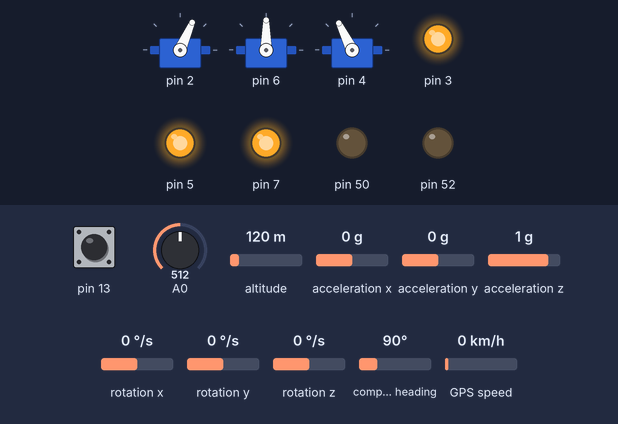
A sketch run on a simulated Arduino Mega 2560, built with avr-gcc and run on an emulated ATmega2560. Shown: 3 × servo, output pins drawn as LEDs (lit = HIGH). The test bench sets the inputs (shaded band); at power-on: rotation z 0 °/s, A0 = 512, altitude 120 m, pin 13 HIGH, acceleration x 0 g, acceleration y 0 g, acceleration z 1 g, rotation x 0 °/s, rotation y 0 °/s, compass heading 90°, GPS speed 0 km/h. The GPS gets a fix after 3 s at 37.7749, -122.4194 with 8 satellites; what the sketch prints to the serial monitor is not drawn.

Above: at 13.3 s.
13.4 s: rotation z set to -192 °/s
At 14.22 s:
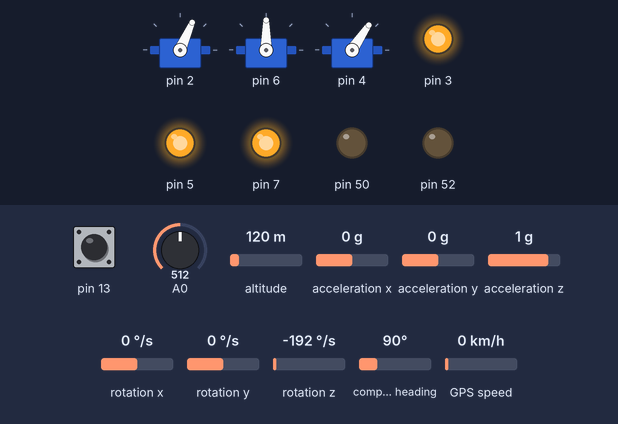
At 15.25 s:
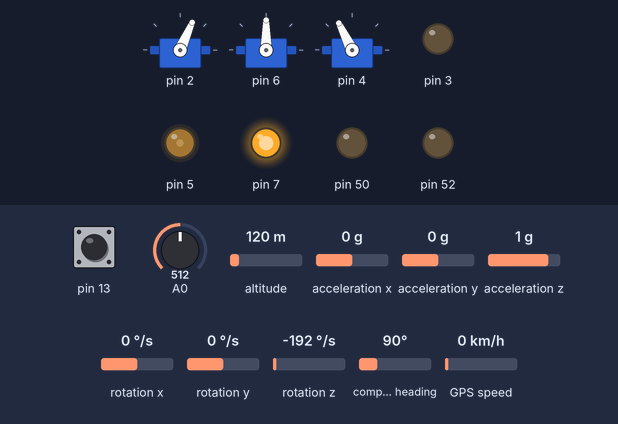
16.9 s: A0 set to 30
At 17.65 s:
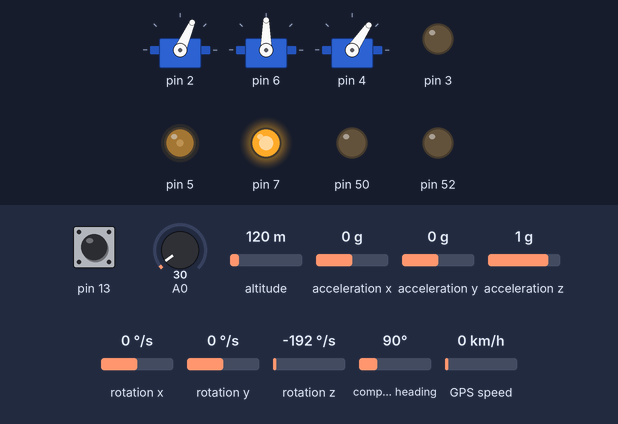
20.9 s: altitude set to 20 m
Timing chart, 0 to 40.5 s (numbered marks = the images above; inputs shaded):
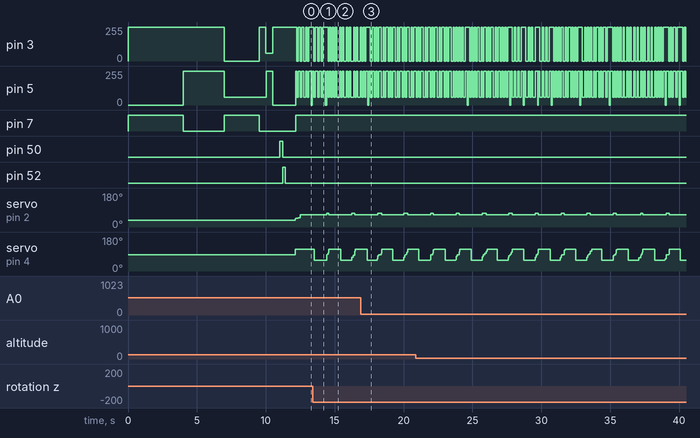

Measured:
- after the input at 13.4 s, servo on pin 2: alternates 73° for 0.20 s and 66° for 1.6 s, starting after 1.0 s; servo on pin 4: ramps from 56° to 116° and jumps back, once every 1.9 s
- by itself, pin 7: alternates HIGH for 2.5 s and LOW for 2.8 s

The sketch:

UAVRC_MEGA.ino
```cpp
//
// @author : Konstantinos L. Papageorgiou - 2022 - kp at rei.gr
// @repo: https://github.com/meltoner/NEM_UAVRC_MEGA
//
// # NEM UAVRC MEGA
//
// NEM Unmanned Vehicle Remote Controlled software on Arduino Mega 2550 pro
//

#include "Context.h"
#include "Invoker.h"

#include "Mag.h"
#include "Gps.h"
#include "Mpu.h"
#include "Steer.h"
#include "hook.h"
#include "Throttle.h"
#include "Remote.h"
#include "Telemetry.h"
#include "Home.h"
#include "RGB.h"
#include "Battery.h"
#include "Relay.h"

Context context(0);
Invoker invoker(0);

Mag mag(0);
Gps gps(0);
Mpu mpu(0);

Throttle throttle(2);
Steer steer(4);
Hook hook(6);

Remote remote(0);
Telemetry telemetry(0);

Home home(0);
RGB rgb(0);
Battery battery(0);

Relay relayA(50, 0);
Relay relayB(52, 1);

//-----------------------------------------

void setup() {
  context.setup();
  rgb.setup(context);
  throttle.setup(context);      rgb.apply_color(1); // green
  delay(3000);                  rgb.apply_color(2); // blue

  mpu.setup(context);           rgb.apply_color(3);  delay(500); // yellow
  mag.setup(context);           rgb.apply_color(4);  delay(500);
  hook.setup(context);
  gps.setup(context);           rgb.apply_color(5);  delay(500);
  steer.setup(context);
  battery.setup(context);
  home.setup(context);          rgb.apply_color(6);  delay(500);
  invoker.setup(context);
  relayA.setup(context);
  relayB.setup(context);        context.color = 3;  delay(500);
  remote.setup(context);
  telemetry.setup(context);

}

//-----------------------------------------

void apply_interval_0(){
  mag.apply();
  telemetry.apply();
  mpu.apply();
}

void apply_interval_1(){
  remote.apply();
  steer.apply();
  throttle.apply();
}

void apply_interval_2(){
  gps.apply();
  telemetry.run();
  home.apply();
  rgb.apply();
  telemetry.run();
  relayA.apply();
  relayB.apply();
}

void apply_interval_3(){
  context.apply();
  hook.apply();
}

void apply_interval_4(){
  relayA.toggle();
}

void apply_interval_5(){
  battery.apply();
}

void apply_interval_6(){
  if(context.toHomeActive)
    mag.updateMagOffset();

  gps.testStationary();
}

void apply_interval_7(){
  home.bursts();
}


//-----------------------------------------

void run_invoker(int i){
    switch(i){
      case 0: apply_interval_0(); break;
      case 1: apply_interval_1(); break;
      case 2: apply_interval_2(); break;
      case 3: apply_interval_3(); break;
      case 4: apply_interval_4(); break;
      case 5: apply_interval_5(); break;
      case 6: apply_interval_6();break;
      case 7: apply_interval_7();break;
      case 100: break;
    }
}

//-----------------------------------------

void loop(){
  mpu.update();
  telemetry.run();
  int actionIndex = invoker.apply();
  while(actionIndex != 100){
    run_invoker(actionIndex);
    telemetry.run();
    actionIndex = invoker.apply();
  }
}
```

Battery.cpp
```cpp
/*
  Battery.h - Library for warping the functions controlling the Battery power levels
  Author - Konstantinos Papageorgiou kp at rei.gr 2022
*/

#include "Arduino.h"
#include "Battery.h"
#include "Context.h"

Battery::Battery(byte pin){}

void Battery::setup(Context &_context){
  context = &_context;
  measureVoltage();


  apply();
}

float Battery::measureVoltage(){
  context->voltage =  (analogRead(0) / 40.92);
  context->voltage = context->voltage * 0.735 ;
  return context->voltage;
}

void Battery::apply(){
  measureVoltage();
  // battery cell detection based on single cell min (3.54), max (4.2) multiples
  for(cells = 1;cells < 6;cells++){
    if((cells * minV) > context->voltage ){
      cells--;
      break;
    }
  }
  // derive how close we are to the min voltage based on the number of cell
  context->capacity = (byte)( ((context->voltage - (cells * minV)) / (context->voltage - (cells * maxV))) * 100 );
  context->isLowBattery = context->voltage < (cells * minV);
}


// testing at 7.4 volt power supply
//
// 1.1 watt at rest
// 4 wat wi servo activated
// 8.8 watt with lights only active
// 10 watt lights and servo
// 6-15 watt mottors only
// 26 watt - full throtle, lights and servo

// example to rectify the voltage using a power bench and linear regression.
// removed as for some reason this problem apeared only once, and the consequent day all readings were fine.
//

// on latest state we read 8.26v insted of 7.5v
// correlating readings with voltagemeter

  // 15 12.6
  // 12 10.75
  // 10 9.65
  // 8 8.5
  // 7.5 8.35
  // 7.3 8.4
  // 7.2 8.3
  // 7.1 8.20
  // 7   8.16
  // 6.9 8.13
  // 6.8 8.06
  // 6.7 8.01
  // 6.6 7.9- 8.11


// library(data.table)
// measurement <- data.table(
//   x = c( 8.5, 8.4, 8.3, 8.20, 8.16, 8.13, 8.06, 8.01, 7
//   y = c(  8,  7.3, 7.2, 7.1, 7, 6.9, 6.8, 6.7, 6.6)
// )
// fit <- lm(y~x, data = measurement)
// summary(fit)
//
// adapt <- function(x)
//  -9.9030 + x * 2.0734
//
// measurement[, Y := adapt(x)]
// x = sensor y = actual Y = predicted by the linear regression
//     x   y        Y
// 1: 8.50 8.0 7.720900
// 2: 8.40 7.3 7.513560
// 3: 8.30 7.2 7.306220
// 4: 8.20 7.1 7.098880
// 5: 8.16 7.0 7.015944
// 6: 8.13 6.9 6.953742
// 7: 8.06 6.8 6.808604
// 8: 8.01 6.7 6.704934
// 9: 7.90 6.6 6.476860

// context->voltage = -9.9030 + context->voltage * 2.0734;
```

Battery.h
```cpp
/*
  Battery.h - Library for warping the functions relevant to the Battery power levels
  Author - Konstantinos Papageorgiou kp at rei.gr 2022
*/

#ifndef Battery_h
#define Battery_h

#include "Arduino.h"
#include "Context.h"

class Battery{
  public:
    Battery(byte pin);
    void setup(Context &_context);
    void apply();
    float measureVoltage();
  private:

    byte cells = 1;
    float minV = 3.54;
    float maxV = 4.2;
    Context *context;
};

#endif

// cell min   max
// 1    3.54  4.2
// 2    7.08  8.4
// 3    10.62 12.6
// 4    14.16 16.8
// 5    17.7  21
// 6    21.24 25.2
// 7    24.78 29.4
// 8    28.32 33.6
```

Blink.cpp
```cpp
/*
  Blink.h - Library for wraping the functions controling the Return to Blink
  Author - Konstantinos Papageorgiou kp at rei.gr 2022
*/

#include "Arduino.h"
#include "Blink.h"
#include "Context.h"

Blink::Blink(byte pin){}

void Blink::setup(Context &_context){
  context = &_context;
  pinMode(47, OUTPUT);
  apply();
}

void Blink::apply(){
  digitalWrite(47, !digitalRead(47));
}
```

Blink.h
```cpp
/*
  Blink.h - Library for wraping the functions controling the Blink
  Author - Konstantinos Papageorgiou kp at rei.gr 2022
*/

#ifndef Blink_h
#define Blink_h

#include "Arduino.h"
#include "Context.h"

class Blink{
  public:
    Blink(byte pin);
    void setup(Context &_context);
    void apply();
  private:
    Context *context;
};

#endif
```

Context.cpp
```cpp
/*
  Context.h - Library for wraping the functions controling the Enviroment context
  Author - Konstantinos Papageorgiou kp at rei.gr 2022
*/

#include "Arduino.h"
#include "Context.h"

Context::Context(byte pin){
  _pin = pin;
}

void Context::setup(){
    Serial.begin(9600);
}

void Context::reflectSensor(float value, byte precission){
  Serial.print(value, value == 0?0:precission);
  Serial.print(" ");
}

void Context::apply(){

  reflectSensor(capacity, 1);
  reflectSensor(voltage, 1);

  for(int i = 0; i < 4; i++)
    reflectSensor(positional[i], 1); // mpu: x, y, z, mag: z

  // 0 {mag offset}, 1 {true heading (mpu z + mag offset)}, 2 {difference of true heading and target heading}
  for(int i = 0; i < 3; i++)
    reflectSensor(derivatives[i], 1); // offset, heading

  for(int i = 0; i < 3; i++)
    reflectSensor(actuators[i], 1); // Steer, Throttle, hook servos

  // Flysky remote control values
  for(int i = 0; i < 10; i++)
    reflectSensor(ext_sensors[i], 0);

  for(int i = 0; i < 2; i++)
    reflectSensor(latlng[i], 6); // current gps

  reflectSensor(satellites, 0);
  reflectSensor(speed, 1);

  for(int i = 0; i < 3; i++)
    reflectSensor(targets[i], 1); // Target heading, GPS return to home target heading, Gps return to home target distance in meters

  Serial.println(F(""));

}

int Context::pruneDegrees(float value){
  if(value < 0)
    return 360 + (((int)value) % 360);
  return ((int)value) % 360;
}

boolean Context::isSwitchA(){
  return ext_sensors[6] == 255 ;
}

boolean Context::isSwitchB(){
  return ext_sensors[7] == 255 ;
}

boolean Context::isSwitchCHalf(){
   return ext_sensors[8] == 127;
}

boolean Context::isSwitchC(){
  return ext_sensors[8] == 255 ;
}

boolean Context::isSwitchD(){
  return ext_sensors[9] == 255 ;
}

void Context::setGPSTarget(double LAT, double LNG){
  TARGET_LAT = LAT;
  TARGET_LNG = LNG;
}

int Context::transferFunction(int value, int theshold, int add, int divider){
  //gates and transforms a linear to a non linear curve, accelerating faster as we reach the max value

  float x = (float)value;
  float sign = 1;

  if(value < 0)
    sign = -1;

  if(abs(x) < theshold){
    x = 0;
  }else{
    x = x + add * sign;
    x = (sign * x * (x / divider )) + (theshold * sign) / 3;
  }
  return (int)x;
}
```

Context.h
```cpp
/*
  Context.h - Library for wraping the functions controling the Context / enviroment information
  Author - Konstantinos Papageorgiou kp at rei.gr 2022
*/

#ifndef Context_h
#define Context_h

#include "Arduino.h"

class Context{
  public:
    Context(byte pin);
    void setup();
    void apply();
    void reflectSensor(float value, byte precission);
    int transferFunction(int value, int theshold, int add, int divider);

    int pruneDegrees(float value);

    boolean isSwitchA();
    boolean isSwitchB();
    boolean isSwitchCHalf();
    boolean isSwitchC();
    boolean isSwitchD();

    void setGPSTarget(double LAT, double LNG);

    // Enviroment values
    //-----------------------
    // GPS related
    boolean isGPSLocked = false;
    unsigned long GPSLockTime = 0;

    double latlng[2] = {11.111111, 11.112222}; // gps position
    double latlngPast[2] = {-400, -400}; // gps position
    boolean isStationary = false;

    double TARGET_LAT = 37.9584512; // Pagkrati
    double TARGET_LNG = 23.7502464;
    int satellites = 0;
    double speed = 0;

    byte toHomeSpeed = 50;
    float toHomeSpeedWeight = 1;
    byte steer_center = 86;

    boolean toHomeSet = false;
    boolean toHomeWait = false;
    boolean toHomeActive = false;

    // Positional related values
    float positional[4] = {0, 0, 0, 0}; // x, y, z, magz
    float derivatives[3] = {0, 0, 0}; // offset, headings,target heading diff
    float targets[5] = {0, 0, 0, 0, 0}; // heading target, target gps degree, target gps distance meters, x distance, y distance

    // Remote controler
    byte ext_sensors[10] = {0, 0, 0, 0, 0, 0, 0, 0, 0, 0}; // flysky gradient, switches

    // Power related
    float voltage = 0;
    byte capacity = 100;

    boolean isLowBattery = false;

    // Server and motor values
    byte actuators[3] = {0, 0, 0}; // servo, speed, hook
    byte color = 1;

    // Invoker variables - execution functions frequencies
    int intervals[8] = {10, 52, 104, 506, 1008, 1010, 10000, 3000};
    unsigned long now = millis();
    unsigned long timers[8] = {now, now, now, now, now, now, now};

    boolean relays[2] = {false, false};
  private:
    byte _pin;
};

#endif
```

Gps.cpp
```cpp
/*
  Gps.h - Library for wraping the functions controling the Gps
  Author - Konstantinos Papageorgiou kp at rei.gr 2022
*/

#include "Arduino.h"
#include "Gps.h"
#include <TinyGPS++.h>
#include "Context.h"

Gps::Gps(byte pin){}
//https://content.u-blox.com/sites/default/files/products/documents/u-blox8-M8_ReceiverDescrProtSpec_UBX-13003221.pdf

void Gps::setup(Context &_context){
  Serial.print("setup");
  context = &_context;
  Serial1.begin(9600);
}

void Gps::apply(){
  boolean isAvailable = false;
  while (Serial1.available() > 0){
    isAvailable = true;
    gps.encode(Serial1.read());
  }

  if(isAvailable && gps.location.isValid()){

    context->latlng[0] = gps.location.lat();
    context->latlng[1] = gps.location.lng();

    context->satellites = gps.satellites.value();
    //context->speed = gps.speed.mps();
    context->isGPSLocked = context->latlng[0] != 0.0 || context->latlng[0] != 11.111111;

    if(context->isGPSLocked){
      context->color = 1; // green gps is locked
      if(context->GPSLockTime == 0){
        context->GPSLockTime = context->now;
      }else{
        if(!context->toHomeSet && context->isStationary){
          context->toHomeSet = true;
          context->TARGET_LAT = context->latlng[0];
          context->TARGET_LNG = context->latlng[1];
        }
      }
      if(context->toHomeSet)
        context->color = 2; // blue

      processTarget();
    }
  }else{
    context->color = 3; // yellow
    context->isGPSLocked = false;
  }

  context->color = context->isLowBattery?0:context->color;

}

void Gps::testStationary(){
  if(!context->isStationary && context->isGPSLocked){
    if(context->latlngPast[0] != -400)
      if(((abs(context->latlng[0] - context->latlngPast[0]) + abs(context->latlng[1] - context->latlngPast[1]) ) * 100000) < 3)
        context->isStationary = true;
    context->latlngPast[0] = context->latlng[0];
    context->latlngPast[1] = context->latlng[1];
  }
}

void Gps::processTarget(){
  context->targets[1] = gps.courseTo(
    context->latlng[0], context->latlng[1],
    context->TARGET_LAT, context->TARGET_LNG
  );
  context->targets[2] = gps.distanceBetween(
    context->latlng[0], context->latlng[1],
    context->TARGET_LAT, context->TARGET_LNG
  );
}
```

Gps.h
```cpp
/*
  Gps.h - Library for wraping the functions controling the Gpsnometer
  Author - Konstantinos Papageorgiou kp at rei.gr 2022
*/

#ifndef Gps_h
#define Gps_h

#include "Arduino.h"
#include <TinyGPS++.h>
#include "Context.h"

class Gps{
  public:
    Gps(byte pin);
    void setup(Context &_context);
    void apply();
    void processTarget();
    void testStationary();

  private:
    Context *context;
    TinyGPSPlus gps;
};

#endif
```

Home.cpp
```cpp
/*
  Home.h - Library for wraping the functions controling the Return to Home
  Author - Konstantinos Papageorgiou kp at rei.gr 2022
*/

#include "Arduino.h"
#include "Home.h"
#include "Context.h"

Home::Home(int pin){}

void Home::setup(Context &_context){
  context = &_context;
}

// Derive target heading and speed from gps target
void Home::apply(){

  // Update return to home gps target
  if( context->isSwitchC() && context->isGPSLocked ){
    context->setGPSTarget( context->latlng[0], context->latlng[1]);
    context->targets[0] = context->targets[1];
  }

  context->toHomeActive = context->isSwitchD();

  if(context->toHomeActive){
    context->color = 5; // purple
    context->targets[0] = context->targets[1];

    for(int i = 0; i < 5; i++){
      if(context->targets[2] > distance[i]){
        context->toHomeSpeedWeight = speedWeight[i];
        if(context->toHomeWait){
          context->toHomeSpeedWeight = 0;
          context->intervals[7] = offTime[i];
        }else{
          context->intervals[7] = onTime[i];
        }
        break;
      }
    }
  }
}

void Home::bursts(){
  context->toHomeWait = !context->toHomeWait;
}
```

Home.h
```cpp
/*
  Home.h - Library for wraping the functions controling the Homenometer
  Author - Konstantinos Papageorgiou kp at rei.gr 2022
*/

#ifndef Home_h
#define Home_h

#include "Arduino.h"
#include "Context.h"

class Home{
  public:
    Home(int pin);
    void setup(Context &_context);
    void apply();
    void bursts();
  private:
    int distance[5] = {20, 15, 8, 4, 0};
    int onTime[5] = {6000, 2000, 1500, 1400, 1000};
    int offTime[5] = {2500, 3000, 4000, 5000, 1000};
    float speedWeight[5] = {1, 0.9, 0.7, 0.7, 0};
    Context *context;
};

#endif
```

Hook.cpp
```cpp
/*
  Hook.h - Library for wraping the functions controling the Hook servo
  Author - Konstantinos Papageorgiou kp at rei.gr 2022
*/

#include "Arduino.h"
#include "Hook.h"
#include <Servo.h>
#include "Context.h"

Hook::Hook(byte pin){
  _pin = pin;
}

void Hook::setup(Context &_context){
  context = &_context;
  hook.attach(_pin);
  on = true;
  setHook(0);
}

void Hook::setHook(int value){
  if(context->actuators[2] != value){
    applied = context->now;
    hook.write(context->actuators[2] = value);
  }
}

void Hook::apply(){
  int sensorValue = context->ext_sensors[7];
  // save power when reached context->hook_center
  if(context->actuators[2] == sensorValue ){
    if(on && (context->now - applied) > 1000  ){
      hook.detach();
      on = false;
    }
  }else{
    if(!on){
      hook.attach(_pin);
      on = true;
    }
  }

  if(on)
    setHook( sensorValue );

}
```

Hook.h
```cpp
/*
  Hook.h - Library for wraping the functions controling Hook
  Author - Konstantinos Papageorgiou kp at rei.gr 2022
*/

#ifndef Hook_h
#define Hook_h

#include "Arduino.h"
#include <Servo.h>
#include "Context.h"

class Hook{
  public:
    Hook(byte pin);
    void setup(Context &_context);
    void apply();
    void setHook(int value);

  private:
    byte _pin;
    boolean on = false;
    Servo hook;
    unsigned long applied = 0;
    Context *context;
};

#endif
```

Invoker.cpp
```cpp
/*
  Invoker.h - Library for wraping the functions controling the Invoker
  Author - Konstantinos Papageorgiou kp at rei.gr 2022
  Determines which periodicity function is to be invoked, through time.
*/

#include "Arduino.h"
#include "Invoker.h"


Invoker::Invoker(byte length){
}

void Invoker::setup(Context &_context){
    context = &_context;
}

int Invoker::apply(){
  context->now = millis();
  for(int i = 0; i < 8; i++)
   if ((context->now - context->timers[i]) > context->intervals[i]) {
    context->timers[i] = context->now;
    return i;
   }
  return 100;
}
```

Invoker.h
```cpp
/*
  Invoker.h - Library for wraping the functions controling the Invoker
  Author - Konstantinos Papageorgiou kp at rei.gr 2022
*/

#ifndef Invoker_h
#define Invoker_h

#include "Arduino.h"
#include "Context.h"

class Invoker{
  public:
    Invoker(byte length);
    void setup(Context &_context);
    int apply();
  private:
    Context *context;

};

#endif
```

Mag.h
```cpp
/*
  Mag.h - Library for wraping the functions controling the Magnometer
  Author - Konstantinos Papageorgiou kp at rei.gr 2022
*/
#ifndef Mag_h
#define Mag_h

#include "Arduino.h"
#include "Context.h"
#include <Adafruit_Sensor.h>
#include <Adafruit_HMC5883_U.h>

class Mag{
  public:
    Mag(byte pin);
    void setup(Context &_context);
    void apply();
    int pruneDegrees(float value);
    float getOffset();
    void initMagOffset();
    void updateMagOffset();
  private:
    Context *context;
    byte _pin;
    Adafruit_HMC5883_Unified mag;
    sensors_event_t event;
};

#endif
```

Source omitted: Mag.cpp (1776 bytes), Mpu.cpp (965 bytes), Mpu.h (377 bytes), RGB.cpp (798 bytes), RGB.h (762 bytes), Relay.cpp (597 bytes), Relay.h (439 bytes), Remote.cpp (714 bytes), Remote.h (537 bytes), Steer.cpp (1476 bytes), Steer.h (511 bytes), Telemetry.cpp (2149 bytes) and 3 more
